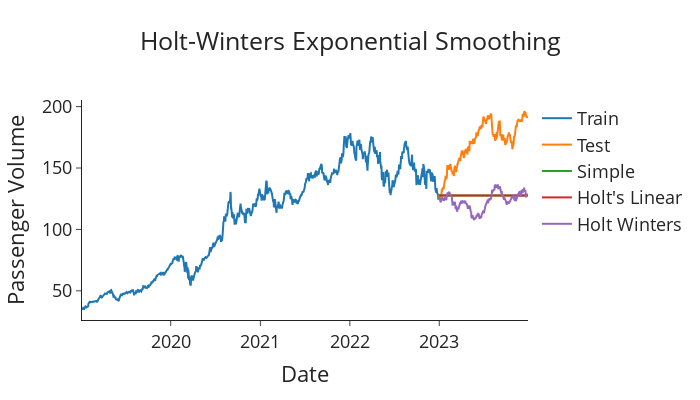

Here is the notebook cell this chart was saved with:
### Markdown cell above
### Exponential Smoothing Models

This section implements and compares three classic exponential smoothing techniques to forecast stock prices:

1. **Simple Exponential Smoothing**
2. **Holt’s Linear Trend Method**
3. **Holt-Winters Seasonal Method**

### 📌 Model Comparison: Key Advantages

| Model                  | Advantages                                                              |
|------------------------|-------------------------------------------------------------------------|
| **Simple Exponential** | Best for short-term forecasts with no trend or seasonality.             |
| **Holt’s Linear Trend**| Handles time series with consistent upward or downward trends.          |
| **Holt-Winters Seasonal** | Captures both trend and seasonal patterns, ideal for complex time series. |

### Code cell
# Implement predictive models: simple exponential smoothing, Holt's linear trend, and Holt-Winters seasonal method



# ----- Simple exponential smoothing -------
model_simple = SimpleExpSmoothing(train['y']).fit(optimized=True)
forecasts_simple = model_simple.forecast(len(test))

# ----------- Holt's linear trend ----------
model_holt = Holt(train['y'], damped_trend=True).fit(optimized=True)
forecasts_holt = model_holt.forecast(len(test))

# ---------- Holt Winters model ------------
#    Use multiplicative seasonality only if strictly positive data
seasonal_kind = 'mul' if (train['y'] > 0).all() else 'add'
model_holt_winters = ExponentialSmoothing(train['y'], trend='mul', 
                                          seasonal=seasonal_kind, seasonal_periods=SP)\
                                          .fit(optimized=True)
forecasts_holt_winters = model_holt_winters.forecast(test_size)

fcst_ets = model_holt_winters.forecast(test_size).to_numpy()


# Plot the forecasts
plot_func(forecasts_simple, forecasts_holt, forecasts_holt_winters,  "Holt-Winters Exponential Smoothing")

print(model_holt_winters.summary())

### Figure 1 — Plotly figure (JSON) as saved in the notebook; plotly's stock layout.template omitted (floating-point values rounded to 4 significant figures; data arrays with more than 128 entries replaced by an {"elided": "..."} marker saying what was removed)
{"data": [{"name": "Train", "type": "scatter", "x": {"elided": "1005 str values"}, "y": {"elided": "1005 float values"}}, {"name": "Test", "type": "scatter", "x": {"elided": "251 str values"}, "y": {"elided": "251 float values"}}, {"name": "Simple", "type": "scatter", "x": {"elided": "251 str values"}, "y": {"elided": "251 float values"}}, {"name": "Holt's Linear", "type": "scatter", "x": {"elided": "251 str values"}, "y": {"elided": "251 float values"}}, {"name": "Holt Winters", "type": "scatter", "x": {"elided": "251 str values"}, "y": {"elided": "251 float values"}}], "layout": {"font": {"size": 18}, "height": 400, "title": {"text": "Holt-Winters Exponential Smoothing", "x": 0.5}, "width": 700, "xaxis": {"title": {"text": "Date"}}, "yaxis": {"title": {"text": "Passenger Volume"}}}}
